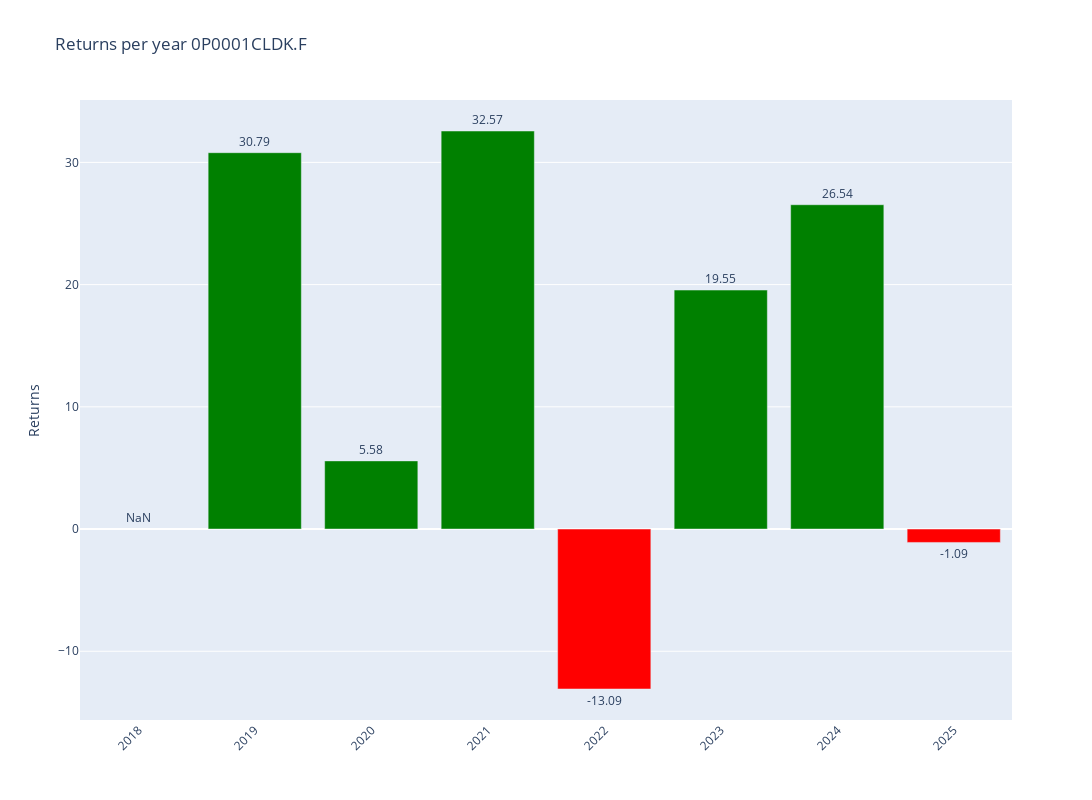

The code cell stored with this chart in its notebook:
### Code cell
# Plotly
fig = make_subplots()

# Add colors
colors = ['green' if x >= 0 else 'red' for x in annual_data['Return']]

# Graph (1,1)
fig.add_trace(go.Bar(y=annual_data['Return'],x=annual_data['Return'].index,text=round(annual_data['Return'],2),textposition='outside',marker_color=colors,hoverinfo='skip'),row=1,col=1)

# Update xaxis properties
fig.update_yaxes(title_text="Returns", row=1, col=1)

fig.update_layout(xaxis=dict(tickvals=annual_data.index,tickangle=-45),height=800, width=1300,title=f"Returns per year {ticker}")

fig.show()

### Figure 1 — Plotly figure (JSON) as saved in the notebook; plotly's stock layout.template omitted (floating-point values rounded to 4 significant figures)
{"data": [{"hoverinfo": "skip", "marker": {"color": ["red", "green", "green", "green", "red", "green", "green", "red"]}, "text": [NaN, 30.79, 5.58, 32.57, -13.09, 19.55, 26.54, -1.09], "textposition": "outside", "type": "bar", "x": [2018, 2019, 2020, 2021, 2022, 2023, 2024, 2025], "xaxis": "x", "y": [NaN, 30.79, 5.577, 32.57, -13.09, 19.55, 26.54, -1.094], "yaxis": "y"}], "layout": {"height": 800, "title": {"text": "Returns per year 0P0001CLDK.F"}, "width": 1300, "xaxis": {"anchor": "y", "domain": [0, 1], "tickangle": -45, "tickvals": [2018, 2019, 2020, 2021, 2022, 2023, 2024, 2025]}, "yaxis": {"anchor": "x", "domain": [0, 1], "title": {"text": "Returns"}}}}
